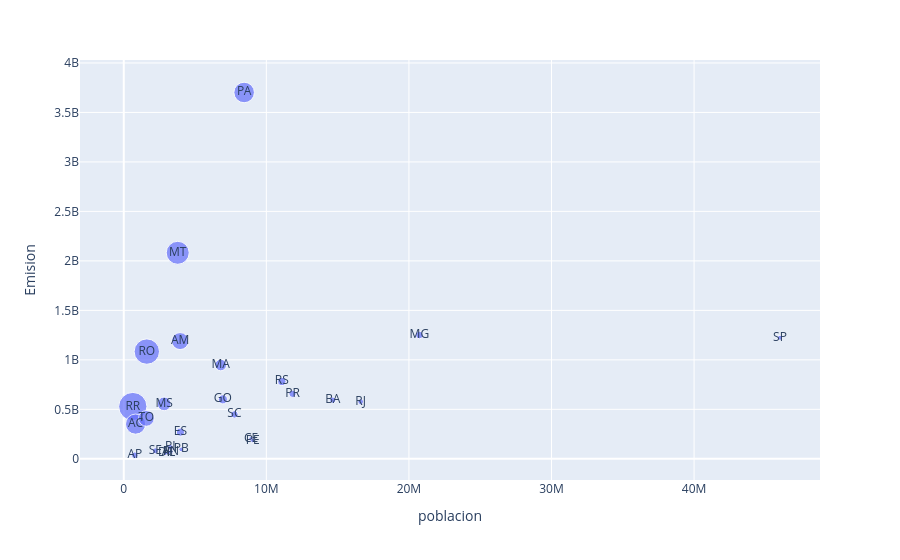

Notebook code cell kept with this figure:
### Code cell
px.scatter(data_frame=datos_agrupados, x='poblacion', y='Emision', text='Estado', size='emision_per_capita')

### Figure 1 — Plotly figure (JSON) as saved in the notebook; plotly's stock layout.template omitted (floating-point values rounded to 4 significant figures)
{"data": [{"hovertemplate": "poblacion=%{x}<br>Emision=%{y}<br>emision_per_capita=%{marker.size}<br>Estado=%{text}<extra></extra>", "legendgroup": "", "marker": {"color": "#636efa", "size": [832.1, 670.3, 550.1, 438.4, 422.5, 301.0, 257.7, 195.9, 139.3, 86.44, 70.48, 67.86, 60.32, 57.77, 55.49, 46.09, 40.47, 36.71, 35.07, 34.71, 26.58, 23.65, 22.77, 21.86, 20.29, 20.03, 19.39], "sizemode": "area", "sizeref": 2.08, "symbol": "circle"}, "mode": "markers+text", "name": "", "orientation": "v", "showlegend": false, "text": ["RR", "RO", "MT", "PA", "AC", "AM", "TO", "MS", "MA", "GO", "RS", "ES", "MG", "SC", "PR", "AP", "BA", "SE", "PI", "RJ", "SP", "PB", "CE", "RN", "PE", "AL", "DF"], "type": "scatter", "x": [634805, 1616379, 3784239, 8442962, 829780, 3952262, 1584306, 2833742, 6800605, 6950976, 11088065, 3975100, 20732660, 7762154, 11835379, 774268, 14659023, 2211868, 3270174, 16615526, 46024937, 4030961, 8936431, 3303953, 9051113, 3125254, 2923369], "xaxis": "x", "y": [528200000.0, 1084000000.0, 2082000000.0, 3702000000.0, 350500000.0, 1190000000.0, 408200000.0, 555100000.0, 947600000.0, 600800000.0, 781500000.0, 269800000.0, 1251000000.0, 448400000.0, 656800000.0, 35680000.0, 593200000.0, 81190000.0, 114700000.0, 576700000.0, 1223000000.0, 95330000.0, 203500000.0, 72240000.0, 183600000.0, 62610000.0, 56690000.0], "yaxis": "y"}], "layout": {"legend": {"itemsizing": "constant", "tracegroupgap": 0}, "margin": {"t": 60}, "xaxis": {"anchor": "y", "domain": [0, 1], "title": {"text": "poblacion"}}, "yaxis": {"anchor": "x", "domain": [0, 1], "title": {"text": "Emision"}}}}
